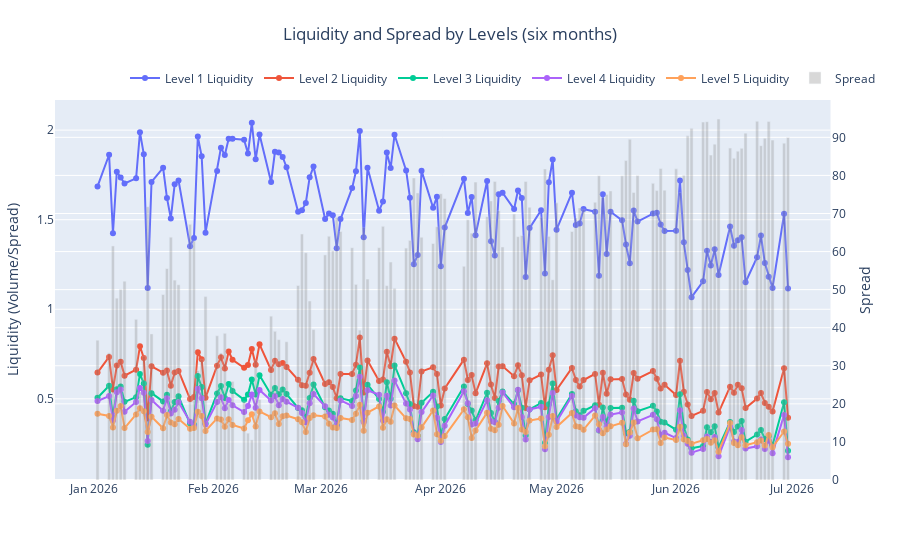

Notebook code cell kept with this figure:
### Markdown cell above
The plot shows that spread widened with price drop. This indicate that buyer confidence dropped and liquidity providers pulled back(overall confidence in traders in this stock dropped consistently). This indicate that Spread could be a strong indicator of market sentiment.

There is also a broader insight that gleans through this observation which is the increase in execution risk - high spread indicates that buyers and sellers are not setteling on trades easily. This means that even if we predict direction of price movement the orders may not necessarily get executed quickly or at the expected price, making profitability difficult. Interestingly, the rise in trade volume as price went down is likely due to panic selling or forced liquidation. In fact, the widening spread suggests that while more trades are happening, they are doing so at increasingly unfavorable terms.

These two plots together gives a combined view of price, volume and spread and reveals a broader picutre of the market sentiment transitioning from confidence to panic during the six months. The price decline with rising volumes and widening spreads indicates not just a bearish trend but also a liquidity crisis.

### Code cell
plot_levels_liquidity_with_spread(daily_metrics)
